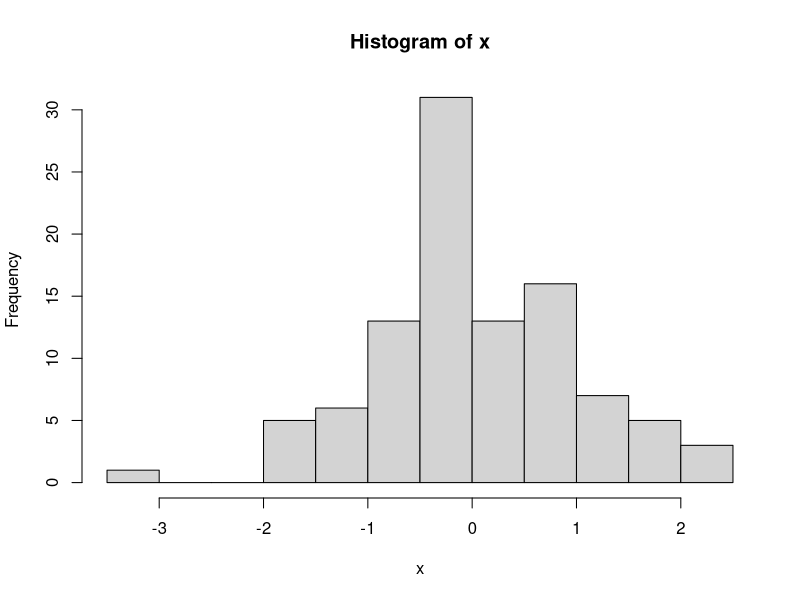
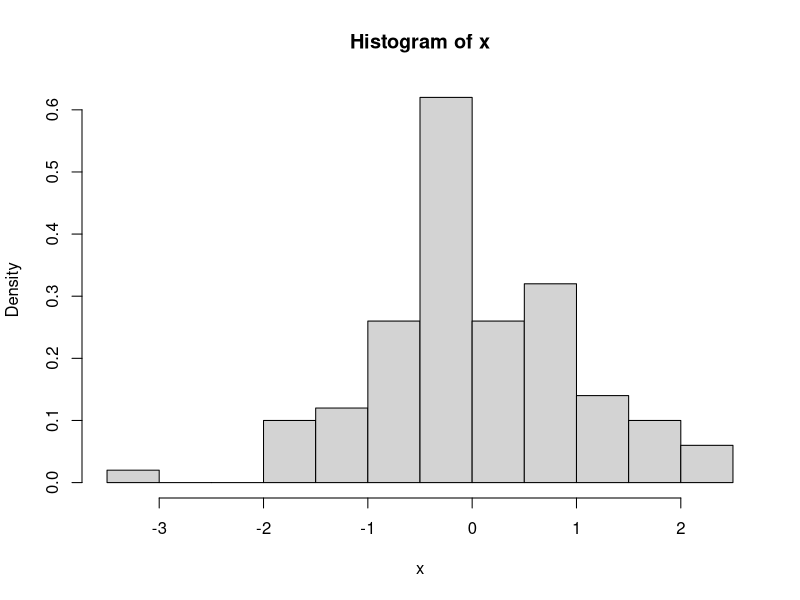
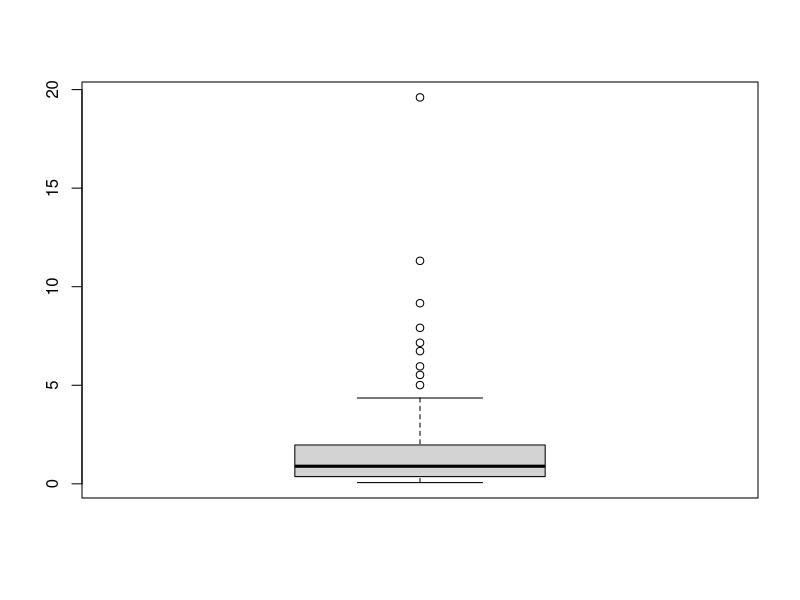
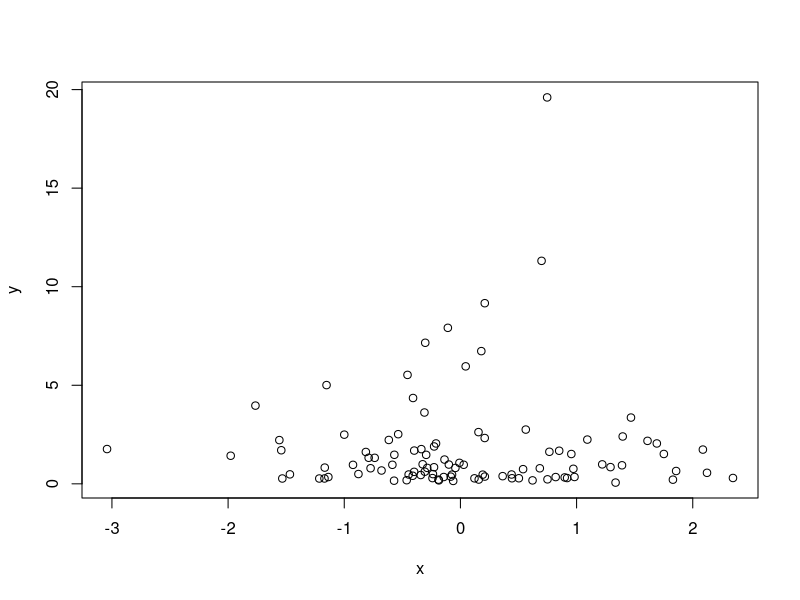
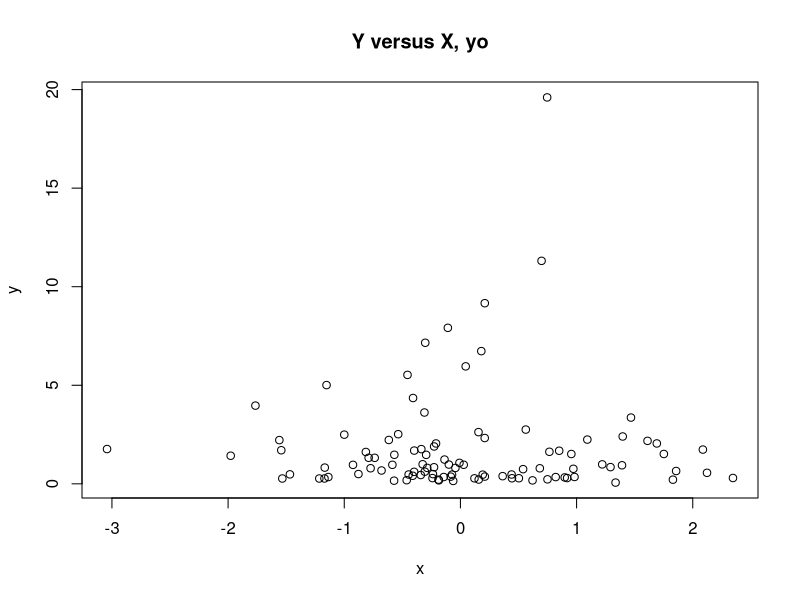
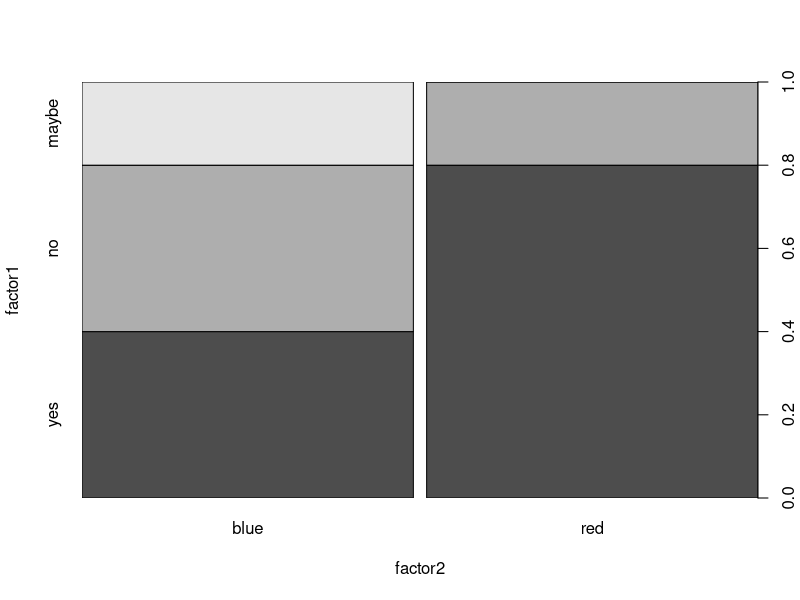
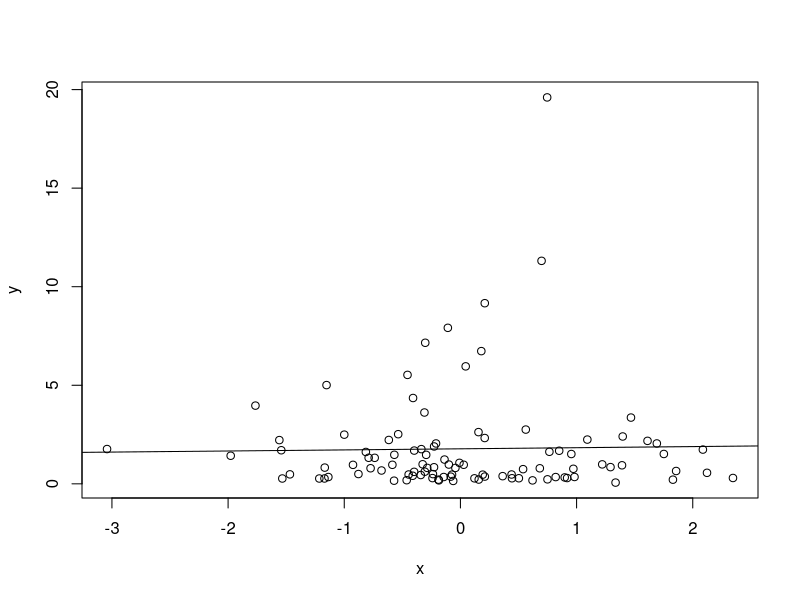

Write R code to recreate these figures, in order.
# R has a really powerful base plotting system.
# We're going to go over the most basic of these options
# In a later session, we'll go over another way to do it

#generate some random data to plot
x <- rnorm(100)
y <- rlnorm(100)

# my favorite plot: the histogram
hist(x)

  # to get the percentages
  hist(x, freq=FALSE)

# sometimes boxplots are very insightful... those outliers!
boxplot(y)

# another doozy, the scatterplot
plot(y~x)              #yes, the tilde is important

  # add a basic title
  plot(y~x, main="Y versus X, yo")
  

# mosaic plot: you can use the plot function for two factors
factor1 <- as.factor(c("yes","yes","maybe","yes","yes","yes","no","no","yes","no"))
factor2 <- as.factor(c("red","red","blue","red","blue","red","blue","blue","blue","red"))
plot(factor1~factor2)


# in Excel, you often want to get a basic trendline
# this is three lines of base R
plot(y~x)
my_line <- lm(y~x)
abline(my_line)
